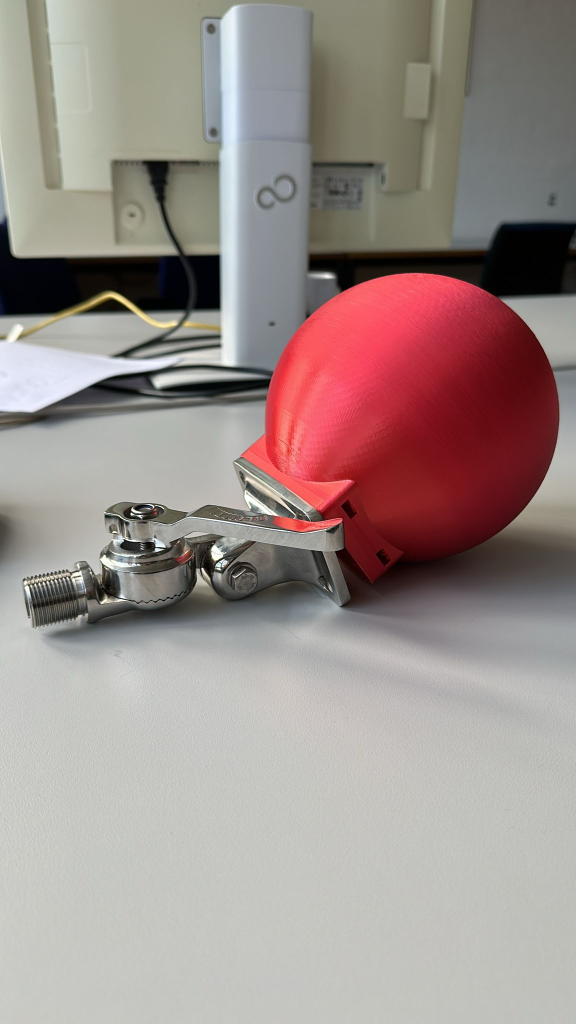
#> input picture notebooks/red_ball_img.jpg, 1152 x 2048 px, given in place of the camera (shown at 1/2 size)
$ jupyter execute camera_test.ipynb
#> lines starting #> are read from the running program, lines starting #| are printed output that depends on the picture; after the words box and inside, x2 and y2 are one past the last pixel; in counts of white or black regions, pixels touching at a corner belong together
[cell 1]
import numpy as np
import cv2

[cell 2]
def findCircles(frame):
    # Convert to grayscale
    gray = cv2.cvtColor(frame, cv2.COLOR_BGR2GRAY)
    # Blur the image to reduce noise
    gray = cv2.GaussianBlur(gray, (5, 5), 0)
    # Apply the Hough Transform to find circles
    circles = cv2.HoughCircles(gray, cv2.HOUGH_GRADIENT, 1, 20, param1=50, param2=70, minRadius=5, maxRadius=200)
    if circles is not None:
        circles = np.uint16(np.around(circles))
        for i in circles[0, :]:
            # Draw the outer circle
            cv2.circle(frame, (i[0], i[1]), i[2], (0, 255, 0), 2)
            # Draw the center of the circle
            cv2.circle(frame, (i[0], i[1]), 2, (255, 0, 0), 3)

    cv2.imshow("Webcam", frame) # This will open an independent window
    return circles

[cell 3]
def recognizeRed(frame):
    # Convert BGR to HSV
    hsv = cv2.cvtColor(frame, cv2.COLOR_BGR2HSV)
    # Define range of red color in HSV
    lower_red = np.array([-10, 50, 50])
    upper_red = np.array([10, 255, 255])
    # Threshold the HSV image to get only red colors
    mask = cv2.inRange(hsv, lower_red, upper_red)
    # Bitwise-AND mask and original image
    res = cv2.bitwise_and(frame, frame, mask=mask)
    cv2.imshow("Filtered", res) # This will open an independent window
    return res

[cell 4]
def maskCircle(res, center, radius):
    # Create a black mask with the same shape as the image
    mask = np.zeros_like(res)

    # Create a white circle on the mask
    cv2.circle(mask, center, radius, (255, 255, 255), -1)

    # Apply the mask to the image
    masked_image = cv2.bitwise_and(res, mask)

    # cv2.imshow("Masked", masked_image) # This will open an independent window

    # cv2.waitKey(0)

    return masked_image

[cell 5]
def countRedPixels(res, circles):
    counts=np.array([])

    # Created a mask for each circle
    for circle in circles[0, :]:
        center = (circle[0], circle[1])
        radius = circle[2]
        masked_image = maskCircle(res, center, radius)
        #cv2.imshow("Masked", masked_image) # This will open an independent window

        gray_masked_image = cv2.cvtColor(masked_image, cv2.COLOR_BGR2GRAY)

        # Count the number of non-black pixels
        count = cv2.countNonZero(gray_masked_image)
        counts = np.append(counts, count)

        #print(count)
        #cv2.waitKey(0)

    return counts

[cell 6]
def findMostRedCircle(counts, circles):
    # Find the circle with the most red pixels per area
    radii = circles[0, :, 2]
    max_index = np.argmax(counts/radii**2)
    max_circle = circles[0, max_index]
    #print(max_circle)
    #cv2.waitKey(0)
    return max_circle

[cell 7]
def recognizeOOI(cap):
    success, frame = cap.read()
#> frame is the input picture: shape (2048, 1152, 3); mean B, G, R 139.7, 143.5, 157

    circles=findCircles(frame)
#> in findCircles, `gray = cv2.cvtColor(frame, cv2.COLOR_BGR2GRAY)`:
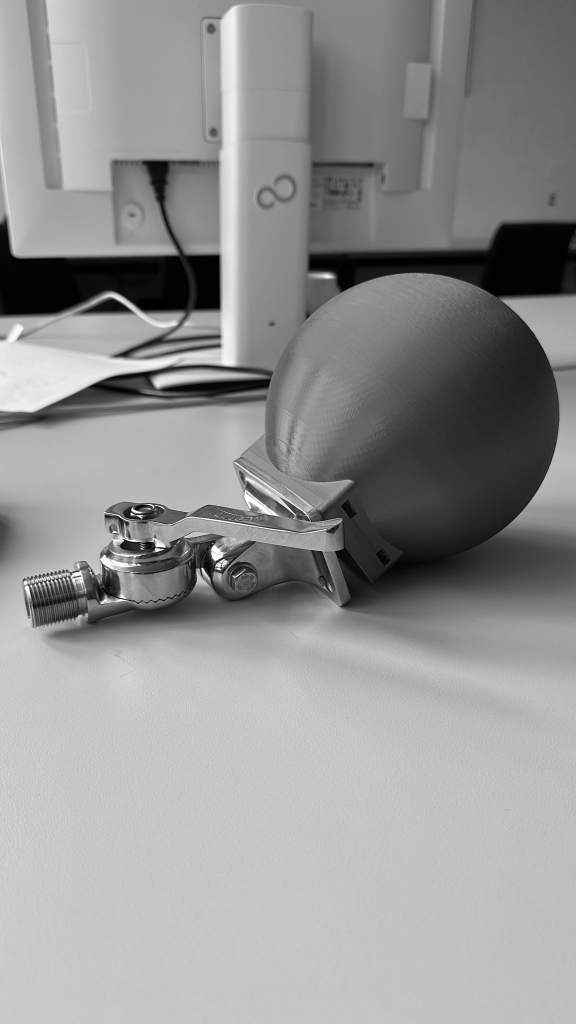
#> gray: shape (2048, 1152) (shown at 1/2 size); min 0, max 255, mean 147.1
#> in findCircles, `circles = cv2.HoughCircles(gray, cv2.HOUGH_GRADIENT, 1, 20, param1=50,..`: circles = 27 rows, first 8: [305.5, 1131.5, 81.7], [529.5, 1084.5, 93.8], [289.5, 1155.5, 79.5], [499.5, 1109.5, 76.2], [292.5, 1073.5, 68.5], [467.5, 1155.5, 46.3], [322.5, 1146.5, 67.4], [433.5, 1071.5, 60.7]
#> in findCircles, `circles = np.uint16(np.around(circles))`: circles = 27 rows, first 8: [306, 1132, 82], [530, 1084, 94], [290, 1156, 80], [500, 1110, 76], [292, 1074, 68], [468, 1156, 46], [322, 1146, 67], [434, 1072, 61]
#> the loop in findCircles, `for i in circles[0, :]:` made 27 passes
#> i on passes 1 to 12: [306, 1132, 82], [530, 1084, 94], [290, 1156, 80], [500, 1110, 76], [292, 1074, 68], [468, 1156, 46], [322, 1146, 67], [434, 1072, 61], [624, 910, 99], [316, 1078, 65], [424, 1138, 56], [504, 1134, 52]
#> after the loop in findCircles, `for i in circles[0, :]:`:
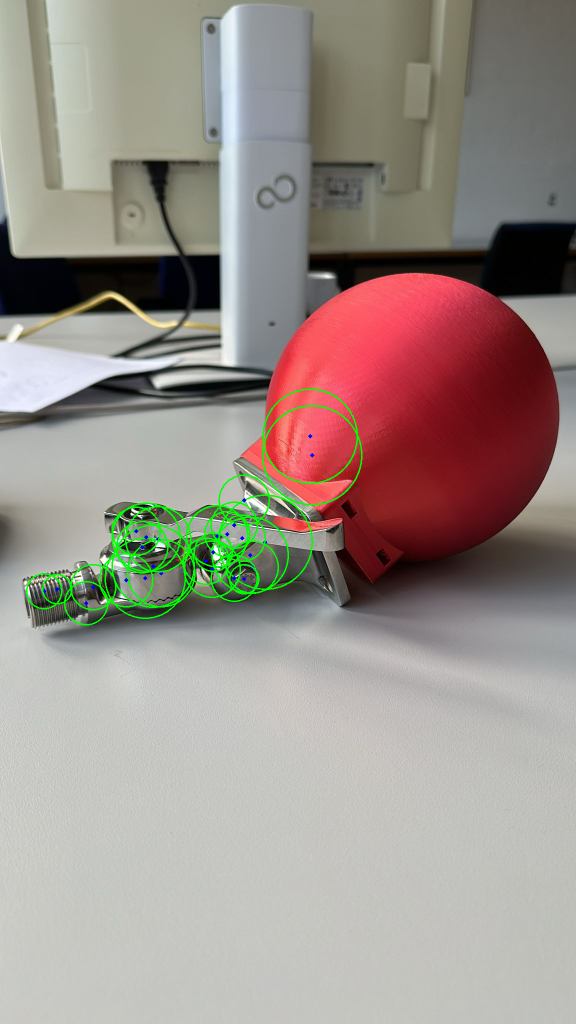
#> frame: shape (2048, 1152, 3) (shown at 1/2 size); 1.13% of pixels changed, all inside (x1, y1, x2, y2) = (52, 777, 725, 1251)

    if circles is not None:
        #print(circles)
        res = recognizeRed(frame)
#> in recognizeRed, `hsv = cv2.cvtColor(frame, cv2.COLOR_BGR2HSV)`: hsv: shape (2048, 1152, 3); mean H, S, V 59.2, 45.3, 160.5
#> in recognizeRed, `mask = cv2.inRange(hsv, lower_red, upper_red)`:
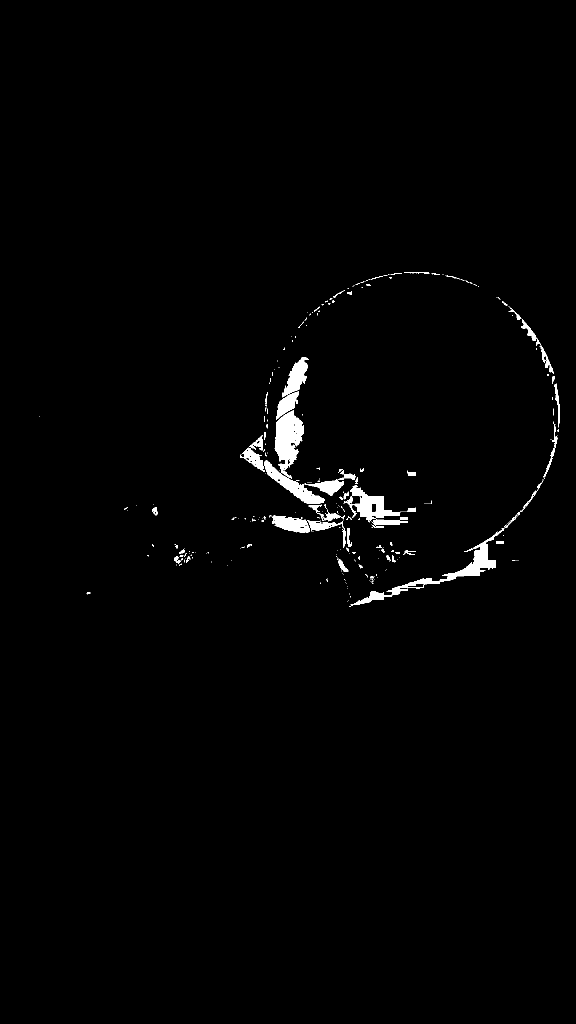
#> mask: shape (2048, 1152) (shown at 1/2 size); 1.3% white; 292 white regions (232 under 20 px), largest, box (x1, y1, x2, y2) and area: (701, 959, 1088, 1212) 4976, (549, 821, 608, 957) 4469, (687, 970, 802, 1045) 3073
#> in recognizeRed, `res = cv2.bitwise_and(frame, frame, mask=mask)`:
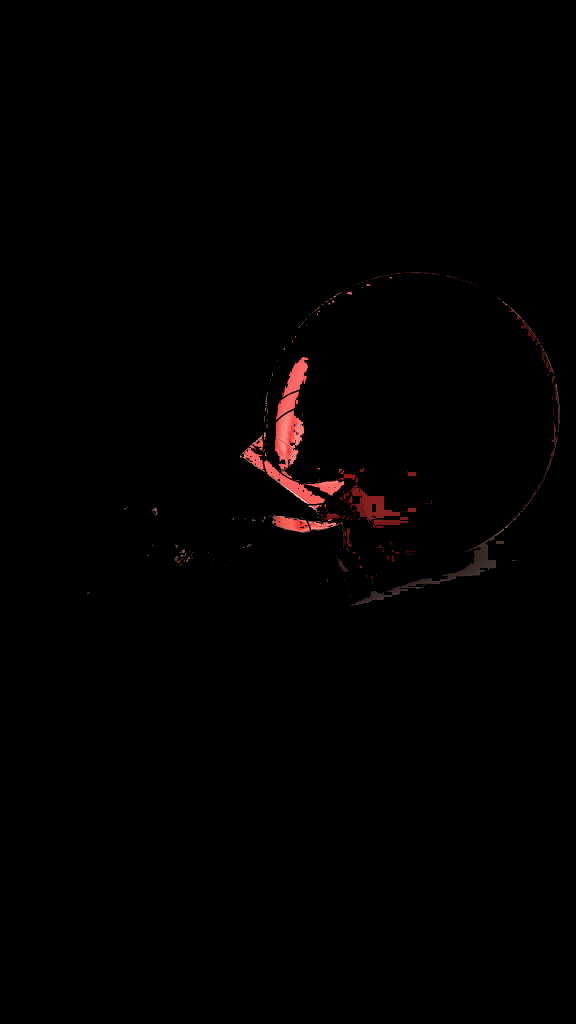
#> res: shape (2048, 1152, 3) (shown at 1/2 size); mean B, G, R 0.9, 0.9, 2.1
        counts = countRedPixels(res, circles)
#> the loop in countRedPixels, `for circle in circles[0, :]:` made 27 passes
#> (center, radius, count) on passes 14 to 25: ((620, 872), 94, 5820), ((186, 1174), 45, 22), ((412, 1122), 46, 93), ((272, 1062), 48, 11), ((172, 1206), 43, 22), ((252, 1160), 53, 0), ((488, 1000), 50, 48), ((468, 1050), 46, 46), ((88, 1182), 35, 0), ((454, 1068), 45, 28), ((484, 1076), 46, 88), ((114, 1178), 29, 0)
#> (center, radius, count, counts) on passes 1 to 6: ((306, 1132), 82, 320, [320]), ((530, 1084), 94, 1816, [320, 1816]), ((290, 1156), 80, 130, [320, 1816, 130]), ((500, 1110), 76, 85, [320, 1816, 130, 85]), ((292, 1074), 68, 159, [320, 1816, 130, 85, 159]), ((468, 1156), 46, 2, [320, 1816, 130, 85, 159, 2])
#> after the loop in countRedPixels, `for circle in circles[0, :]:`: gray_masked_image: shape (2048, 1152); every value is 0
#> after the loop in countRedPixels, `for circle in circles[0, :]:`: masked_image: shape (2048, 1152, 3); every value is 0
#> after the loop in countRedPixels, `for circle in circles[0, :]:`: counts = 27 values, max 8656 at index 8, min 0 at index 18, mean 673.9
        max_circle = findMostRedCircle(counts, circles)
#> in findMostRedCircle, `radii = circles[0, :, 2]`: radii = 27 values, max 99 at index 8, min 29 at index 24, mean 57.19
#> in findMostRedCircle, `max_index = np.argmax(counts/radii**2)`: max_index = 8
#> in findMostRedCircle, `max_circle = circles[0, max_index]`: max_circle = [624, 910, 99]
#> max_circle = [624, 910, 99]
        #print(max_circle)
        #print('\n')
        return max_circle

    return None

[cell 8]
def circleInFieldOfRegard(ref_circle, circles):
    # Get the dimensions of the field of regard
    maxdist=20

    # Get the coordinates of the ref_circle
    xref = ref_circle[0]
    yref = ref_circle[1]

    goodcircles = np.copy(circles)

    #print(circles)
    i=0
    delindex = []

    for circle in circles[0, :]:
        x = circle[0]
        y = circle[1]
        if (xref-x)**2+(yref-y)**2>maxdist**2:
            #print((xref-x)**2+(yref-y)**2)
            delindex.append(i)
        i+=1

    goodcircles = np.delete(goodcircles, delindex, axis=1)

    if(goodcircles.size==0):
        return None

    #print(goodcircles)
    #print(circles)
    #cv2.waitKey(0)
    return goodcircles

[cell 9]
def trackOOI(ref_circle, cap):
    # # Create a VideoCapture object
    # cap = cv2.VideoCapture(0)

    lastcircle = ref_circle
    failcount = 0
    max_circle = None

    while True:
        # Capture frame-by-frame
        success, frame = cap.read()

        max_circle = None

        circles=findCircles(frame)

        if circles is not None:
            #print(circles)
            goodcircles = circleInFieldOfRegard(lastcircle, circles)
            if goodcircles is not None:
                #print("if")
                res = recognizeRed(frame)
                counts = countRedPixels(res, goodcircles)
                max_circle = findMostRedCircle(counts, goodcircles)
                #print('\n')
                lastcircle= max_circle
                failcount = 0
            else:
                #print("else")
                failcount += 1
                print(failcount)
                if failcount>10:
                    break
        else:
            failcount += 1
            print(failcount)
            if failcount>10:
                break

        #print(failcount)
        print(max_circle)

        if cv2.waitKey(1) & 0xFF == ord('q'):
            break

[cell 10]
import cv2

cap = cv2.VideoCapture(0)
cap.set(3,640) # adjust width
cap.set(4,480) # adjust height

while True:
    #success, img = cap.read()

    # Do some processing on the image here (using opencv) - inspiration below:
    # https://www.geeksforgeeks.org/detect-an-object-with-opencv-python/
    # https://docs.opencv.org/4.x/da/d53/tutorial_py_houghcircles.html

    print("Recognizing OOI")

    max_circle=recognizeOOI(cap)
#> max_circle = [624, 910, 99]

    print(max_circle)
#| [624 910  99]

    if max_circle is not None:
        print("Tracking OOI")
        # print(max_circle)
        # print('\n')
        # cv2.waitKey(0)
        trackOOI(max_circle, cap)
#> in findCircles (call 2), `circles = cv2.HoughCircles(gray, cv2.HOUGH_GRADIENT, 1, 20, param1=50,..`: circles = 27 rows, first 8: [305.5, 1131.5, 81.7], [529.5, 1084.5, 93.8], [289.5, 1155.5, 79.5], [499.5, 1109.5, 76.2], [292.5, 1073.5, 68.5], [467.5, 1155.5, 46.3], [322.5, 1146.5, 67.4], [433.5, 1071.5, 60.7]
#> in findCircles (call 2), `circles = np.uint16(np.around(circles))`: circles = 27 rows, first 8: [306, 1132, 82], [530, 1084, 94], [290, 1156, 80], [500, 1110, 76], [292, 1074, 68], [468, 1156, 46], [322, 1146, 67], [434, 1072, 61]
#> the loop in findCircles (call 2), `for i in circles[0, :]:` made 27 passes
#> in circleInFieldOfRegard, `xref = ref_circle[0]`: xref = 624
#> in circleInFieldOfRegard, `yref = ref_circle[1]`: yref = 910
#> in circleInFieldOfRegard, `goodcircles = np.copy(circles)`: goodcircles has the same summary as circles in findCircles
#> the loop in circleInFieldOfRegard, `for circle in circles[0, :]:` made 27 passes
#> (circle, x, y) on passes 1 to 12: ([306, 1132, 82], 306, 1132), ([530, 1084, 94], 530, 1084), ([290, 1156, 80], 290, 1156), ([500, 1110, 76], 500, 1110), ([292, 1074, 68], 292, 1074), ([468, 1156, 46], 468, 1156), ([322, 1146, 67], 322, 1146), ([434, 1072, 61], 434, 1072), ([624, 910, 99], 624, 910), ([316, 1078, 65], 316, 1078), ([424, 1138, 56], 424, 1138), ([504, 1134, 52], 504, 1134)
#> after the loop in circleInFieldOfRegard, `for circle in circles[0, :]:`: delindex = 26 values from 0 to 26; i = 27
#> in circleInFieldOfRegard, `goodcircles = np.delete(goodcircles, delindex, axis=1)`: goodcircles = [[624, 910, 99]]
#> the loop in countRedPixels (call 2), `for circle in circles[0, :]:` made 1 pass
#> (center, radius, count, counts) on pass 1: ((624, 910), 99, 8656, [8656])
#> in trackOOI, `counts = countRedPixels(res, goodcircles)`: counts = [8656]
#> in trackOOI, `max_circle = findMostRedCircle(counts, goodcircles)`: max_circle = [624, 910, 99]
#| [624 910  99]
#> (key q is pressed here)

    #cv2.imshow("Webcam", img) # This will open an independent window
    if cv2.waitKey(1) & 0xFF==ord('q'): # quit when 'q' is pressed
#> (key q is pressed here)
        cap.release()
        break

cv2.destroyAllWindows()
cv2.waitKey(1) # normally unnecessary, but it fixes a bug on MacOS where the window doesn't close
#> Out = 113
